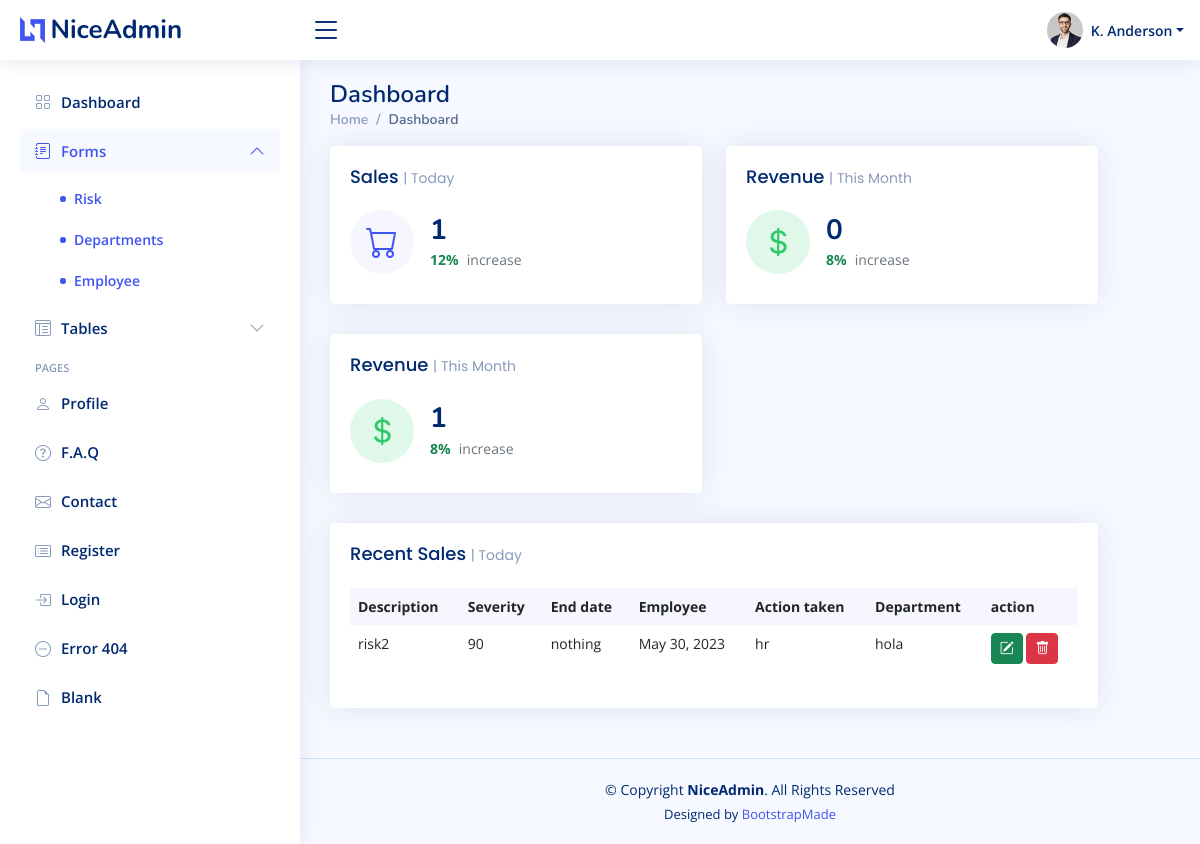
The app's page /home/ (signed in) with its own data.
### risk_management/models.py (models this page shows, shortened)
class Risk(models.Model):
        risk_description= models.TextField()
        severity= models.IntegerField()
        status= models.CharField(max_length=255)
        action_taken= models.TextField()
        end_date= models.DateField()
        department= models.ForeignKey(Department,on_delete=models.CASCADE)
        employee= models.ForeignKey(Employee,on_delete=models.CASCADE)
        last_update= models.DateTimeField(auto_now=True)

class Department(models.Model):
        name_department= models.CharField(max_length=255)
        def __str__(self):
                return self.name_department

class Employee(models.Model):
        first_name= models.CharField(max_length=255)
        last_name= models.CharField(max_length=255)
        department= models.ForeignKey(Department,on_delete=models.CASCADE)
        username = models.CharField(max_length = 10, unique = True, db_index = True)
        password = models.CharField(max_length=100)

### risk_management/views.py (the view)
# urls.py: path('home/', views.home, name="home"),
@login_required(login_url="welcome")
def home(request):
     risks = Risk.objects.all()
     total_risk = Risk.objects.count()
     opened = Risk.objects.filter(status="opened").count()
     closed = Risk.objects.filter(status="closed").count()
     departments = Department.objects.all()
     employees = Employee.objects.all()
     context = {
          "risks":risks,
          "departments":departments,
          "employees":employees,
          "total_risk":total_risk,
          "opened":opened,
          "closed":closed
               }
     return render(request, 'risk_management/new_home.html', context)

### risk_management/templates/risk_management/new_home.html
{% extends 'new_main.html' %}
{% block content %}
<main id="main" class="main">
  <div class="pagetitle">
    <h1>Dashboard</h1>
    <nav>
      <ol class="breadcrumb">
        <li class="breadcrumb-item"><a href="index.html">Home</a></li>
        <li class="breadcrumb-item active">Dashboard</li>
      </ol>
    </nav>
  </div>
  <section class="section dashboard" >
    <div class="row">
      <div class="col-lg-11">
        <div class="row">
          <div class="col-xxl-4 col-md-6">
            <div class="card info-card sales-card">
              <div class="card-body">
                <h5 class="card-title">Sales <span>| Today</span></h5>
                <div class="d-flex align-items-center">
                  <div class="card-icon rounded-circle d-flex align-items-center justify-content-center">
                    <i class="bi bi-cart"></i>
                  </div>
                  <div class="ps-3">
                    <h6>{{total_risk}}</h6>
                    <span class="text-success small pt-1 fw-bold">12%</span> <span class="text-muted small pt-2 ps-1">increase</span>
                  </div>
                </div>
              </div>
            </div>
          </div>
          <div class="col-xxl-4 col-md-6">
            <div class="card info-card revenue-card">
              <div class="card-body">
                <h5 class="card-title">Revenue <span>| This Month</span></h5>
                <div class="d-flex align-items-center">
                  <div class="card-icon rounded-circle d-flex align-items-center justify-content-center">
                    <i class="bi bi-currency-dollar"></i>
                  </div>
                  <div class="ps-3">
                    <h6>{{opened}}</h6>
                    <span class="text-success small pt-1 fw-bold">8%</span> <span class="text-muted small pt-2 ps-1">increase</span>
                  </div>
                </div>
              </div>
            </div>
          </div>
           <div class="col-xxl-4 col-md-6">
            <div class="card info-card revenue-card">
              <div class="card-body">
                <h5 class="card-title">Revenue <span>| This Month</span></h5>
                <div class="d-flex align-items-center">
                  <div class="card-icon rounded-circle d-flex align-items-center justify-content-center">
                    <i class="bi bi-currency-dollar"></i>
                  </div>
                  <div class="ps-3">
                    <h6>{{closed}}</h6>
                    <span class="text-success small pt-1 fw-bold">8%</span> <span class="text-muted small pt-2 ps-1">increase</span>
                  </div>
                </div>
              </div>
            </div>
          </div>
          <div class="col-12">
            <div class="card recent-sales overflow-auto">
              <div class="card-body">
                <h5 class="card-title">Recent Sales <span>| Today</span></h5>
                <table class="table table-borderless datatable">
                  <thead>
                    <tr>
                      <th scope="col">Description</th>
                      <th scope="col"> Severity </th>
                      <th scope="col"> End date </th>
                      <th scope="col"> Employee </th>
                      <th scope="col">Action taken</th>
                      <th scope="col"> Department </th>
                      <th scope="col"> action </th>
                    </tr>
                  </thead>
                  <tbody>
                    {% for risk in risks %}
                    <tr>
                      <td>{{risk.risk_description}}</td>
                      <td>{{risk.severity}}</td>
                      <td>{{risk.action_taken}}</td>
                      <td>{{risk.end_date}}</td>
                      <td>{{risk.department}}</td>
                      <td>{{risk.employee.username}}</td>
                      <td>
                      <a href="{% url 'update_risk' risk.id %}" class="btn btn-success btn-sm" title="Remove my profile image"><i class="bi bi-pencil-square"></i></a>
                      <a href="{% url 'delete_risk' risk.id %}" class="btn btn-danger btn-sm" title="Remove my profile image"><i class="bi bi-trash"></i></a>
                      </td>
                    </tr>
                    {% endfor %}
                  </tbody>
                </table>
              </div>
            </div>
          </div>
        </div>
      </div>
    </div>
  </section>
</main>
{% endblock content%}

### static/css/style.css (style rules this page uses)
:root { scroll-behavior: smooth; }
body { font-family: "Open Sans", sans-serif; background: #f6f9ff; color: #444444; }
a { color: #4154f1; text-decoration: none; }
h1, h2, h3, h4, h5, h6 { font-family: "Nunito", sans-serif; }
#main { margin-top: 60px; padding: 20px 30px; transition: all 0.3s; }
.pagetitle { margin-bottom: 10px; }
.pagetitle h1 { font-size: 24px; margin-bottom: 0; font-weight: 600; color: #012970; }
.card { margin-bottom: 30px; border: none; border-radius: 5px; box-shadow: 0px 0 30px rgba(1, 41, 112, 0.1); }
.card-title { padding: 20px 0 15px 0; font-size: 18px; font-weight: 500; color: #012970; font-family: "Poppins", sans-serif; }
.card-title span { color: #899bbd; font-size: 14px; font-weight: 400; }
.card-body { padding: 0 20px 20px 20px; }
.breadcrumb { font-size: 14px; font-family: "Nunito", sans-serif; color: #899bbd; font-weight: 600; }
.breadcrumb a { color: #899bbd; transition: 0.3s; }
.breadcrumb .breadcrumb-item::before { color: #899bbd; }
.breadcrumb .active { color: #51678f; font-weight: 600; }
@media (min-width: 1200px) { #main, #footer { margin-left: 300px; } }
.dashboard .info-card { padding-bottom: 10px; }
.dashboard .info-card h6 { font-size: 28px; color: #012970; font-weight: 700; margin: 0; padding: 0; }
.dashboard .card-icon { font-size: 32px; line-height: 0; width: 64px; height: 64px; flex-shrink: 0; flex-grow: 0; }
.dashboard .sales-card .card-icon { color: #4154f1; background: #f6f6fe; }
.dashboard .revenue-card .card-icon { color: #2eca6a; background: #e0f8e9; }
.dashboard .recent-sales { font-size: 14px; }
.dashboard .recent-sales .table thead { background: #f6f6fe; }
.dashboard .recent-sales .table thead th { border: 0; }

### records on screen
Risk: risk_description "risk2", severity "90", action_taken "nothing", end_date "May 30, 2023", department "hr", employee.username "hola"

### other values on screen
{{ total_risk }} "1"
{{ opened }} "0"
{{ closed }} "1"
